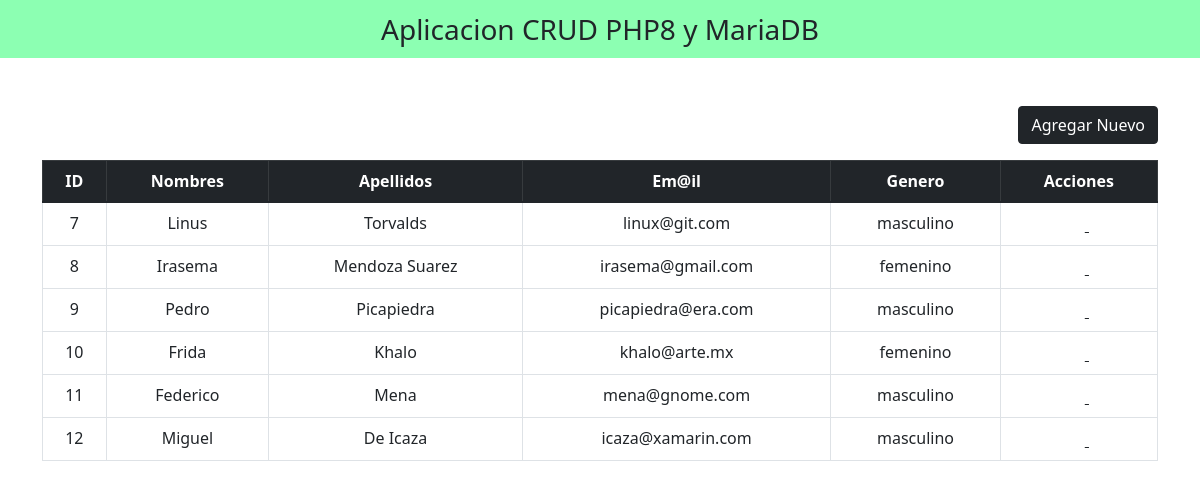
The page / on the database its author committed.
### tables this page shows
CREATE TABLE `clientes` (
  `id` int(100) NOT NULL,
  `nombres` varchar(100) NOT NULL,
  `apellidos` varchar(100) NOT NULL,
  `email` varchar(100) NOT NULL,
  `genero` varchar(100) NOT NULL
);

### index.php (the view, shortened to what this page needs)
<!DOCTYPE html>
<html lang="en">
<head>
    <link rel="stylesheet" href="css/bootstrap.min.css" media="all">
    <link rel="stylesheet" href="css/all.min.css" media="all">
</head>
<body>
    <nav class="navbar navbar-light justify-content-center fs-3 mb-5" style="background-color: #00FF5573";>
    Aplicacion CRUD PHP8 y MariaDB
    </nav>
    <div class="container">
        <a href="agregarNuevoCliente.php" class="btn btn-dark mb-3 float-end">Agregar Nuevo</a>
        <table class="table table-hover text-center table-bordered">
            <thead class="table-dark">
                <tr>
                    <th scope="col">ID</th>
                    <th scope="col">Nombres</th>
                    <th scope="col">Apellidos</th>
                    <th scope="col">Em@il</th>
                    <th scope="col">Genero</th>
                    <th scope="col">Acciones</th>
                </tr>
            </thead>
        <tbody>
        <?php
        include('db_conexion.php');
        $sql = "SELECT * FROM `clientes`";
        $resultado = mysqli_query($conexion, $sql);
        while($row = mysqli_fetch_assoc($resultado)) {
        ?>
            <tr>
                <td><?php echo $row['id']; ?></td>
                <td><?php echo $row['nombres']; ?></td>
                <td><?php echo $row['apellidos']; ?></td>
                <td><?php echo $row['email']; ?></td>
                <td><?php echo $row['genero']; ?></td>
                <td>
                    <a class="link-dark" href="editar.php?id=<?php echo $row['id']; ?>">
                        <i class="fa-solid fa-pen-to-square fs-4 me-3"></i>
                    </a>
                    <a class="link-dark" href="borrar.php?id=<?php echo $row['id']; ?>">
                        <i class="fa-solid fa-trash fs-4"></i>
                    </a>
                </td>
            </tr>
        <?php
        }
        ?>
        </tbody>
    </table>
    </div>
</body>
</html>

### rows shown on the page
clientes: id "7", nombres "Linus", apellidos "Torvalds", email "linux@git.com", genero "masculino"
clientes: id "8", nombres "Irasema", apellidos "Mendoza Suarez", email "irasema@gmail.com", genero "femenino"
clientes: id "9", nombres "Pedro", apellidos "Picapiedra", email "picapiedra@era.com", genero "masculino"
clientes: id "10", nombres "Frida", apellidos "Khalo", email "khalo@arte.mx", genero "femenino"
clientes: id "11", nombres "Federico", apellidos "Mena", email "mena@gnome.com", genero "masculino"
clientes: id "12", nombres "Miguel", apellidos "De Icaza", email "icaza@xamarin.com", genero "masculino"
